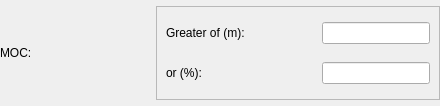
           <widget class="QFrame" name="frameDepMocT">
            <property name="sizePolicy">
             <sizepolicy hsizetype="Preferred" vsizetype="Fixed">
              <horstretch>0</horstretch>
              <verstretch>0</verstretch>
             </sizepolicy>
            </property>
            <property name="frameShape">
             <enum>QFrame::NoFrame</enum>
            </property>
            <property name="frameShadow">
             <enum>QFrame::Raised</enum>
            </property>
            <layout class="QHBoxLayout" name="horizontalLayout_DepMocT">
             <property name="spacing">
              <number>6</number>
             </property>
             <property name="leftMargin">
              <number>0</number>
             </property>
             <property name="topMargin">
              <number>6</number>
             </property>
             <property name="rightMargin">
              <number>0</number>
             </property>
             <property name="bottomMargin">
              <number>6</number>
             </property>
             <item>
              <widget class="QLabel" name="label_78">
               <property name="sizePolicy">
                <sizepolicy hsizetype="Fixed" vsizetype="Fixed">
                 <horstretch>0</horstretch>
                 <verstretch>0</verstretch>
                </sizepolicy>
               </property>
               <property name="minimumSize">
                <size>
                 <width>150</width>
                 <height>0</height>
                </size>
               </property>
               <property name="maximumSize">
                <size>
                 <width>150</width>
                 <height>16777215</height>
                </size>
               </property>
               <property name="font">
                <font>
                 <weight>50</weight>
                 <bold>false</bold>
                </font>
               </property>
               <property name="text">
                <string>MOC:</string>
               </property>
              </widget>
             </item>
             <item>
              <widget class="QFrame" name="frameMocDepT_value">
               <property name="frameShape">
                <enum>QFrame::StyledPanel</enum>
               </property>
               <property name="frameShadow">
                <enum>QFrame::Raised</enum>
               </property>
               <layout class="QVBoxLayout" name="verticalLayout">
                <item>
                 <widget class="QFrame" name="frameDepMocT1">
                  <property name="sizePolicy">
                   <sizepolicy hsizetype="Preferred" vsizetype="Fixed">
                    <horstretch>0</horstretch>
                    <verstretch>0</verstretch>
                   </sizepolicy>
                  </property>
                  <property name="frameShape">
                   <enum>QFrame::NoFrame</enum>
                  </property>
                  <property name="frameShadow">
                   <enum>QFrame::Raised</enum>
                  </property>
                  <layout class="QHBoxLayout" name="horizontalLayout_DepMocT1">
                   <property name="spacing">
                    <number>6</number>
                   </property>
                   <property name="leftMargin">
                    <number>0</number>
                   </property>
                   <property name="topMargin">
                    <number>6</number>
                   </property>
                   <property name="rightMargin">
                    <number>0</number>
                   </property>
                   <property name="bottomMargin">
                    <number>6</number>
                   </property>
                   <item>
                    <widget class="QLabel" name="label_82">
                     <property name="sizePolicy">
                      <sizepolicy hsizetype="Fixed" vsizetype="Fixed">
                       <horstretch>0</horstretch>
                       <verstretch>0</verstretch>
                      </sizepolicy>
                     </property>
                     <property name="minimumSize">
                      <size>
                       <width>150</width>
                       <height>0</height>
                      </size>
                     </property>
                     <property name="maximumSize">
                      <size>
                       <width>150</width>
                       <height>16777215</height>
                      </size>
                     </property>
                     <property name="font">
                      <font>
                       <weight>50</weight>
                       <bold>false</bold>
                      </font>
                     </property>
                     <property name="text">
                      <string>Greater of (m):</string>
                     </property>
                    </widget>
                   </item>
                   <item>
                    <widget class="QLineEdit" name="txtDepMocT1">
                     <property name="font">
                      <font>
                       <weight>50</weight>
                       <bold>false</bold>
                      </font>
                     </property>
                     <property name="text">
                      <string/>
                     </property>
                    </widget>
                   </item>
                  </layout>
                 </widget>
                </item>
                <item>
                 <widget class="QFrame" name="frameDepMocT2">
                  <property name="sizePolicy">
                   <sizepolicy hsizetype="Preferred" vsizetype="Fixed">
                    <horstretch>0</horstretch>
                    <verstretch>0</verstretch>
                   </sizepolicy>
                  </property>
                  <property name="frameShape">
                   <enum>QFrame::NoFrame</enum>
                  </property>
                  <property name="frameShadow">
                   <enum>QFrame::Raised</enum>
                  </property>
                  <layout class="QHBoxLayout" name="horizontalLayout_DepMocT2">
                   <property name="spacing">
                    <number>6</number>
                   </property>
                   <property name="leftMargin">
                    <number>0</number>
                   </property>
                   <property name="topMargin">
                    <number>6</number>
                   </property>
                   <property name="rightMargin">
                    <number>0</number>
                   </property>
                   <property name="bottomMargin">
                    <number>6</number>
                   </property>
                   <item>
                    <widget class="QLabel" name="label_83">
                     <property name="sizePolicy">
                      <sizepolicy hsizetype="Fixed" vsizetype="Fixed">
                       <horstretch>0</horstretch>
                       <verstretch>0</verstretch>
                      </sizepolicy>
                     </property>
                     <property name="minimumSize">
                      <size>
                       <width>150</width>
                       <height>0</height>
                      </size>
                     </property>
                     <property name="maximumSize">
                      <size>
                       <width>150</width>
                       <height>16777215</height>
                      </size>
                     </property>
                     <property name="font">
                      <font>
                       <weight>50</weight>
                       <bold>false</bold>
                      </font>
                     </property>
                     <property name="text">
                      <string>or (%):</string>
                     </property>
                    </widget>
                   </item>
                   <item>
                    <widget class="QLineEdit" name="txtDepMocT2">
                     <property name="font">
                      <font>
                       <weight>50</weight>
                       <bold>false</bold>
                      </font>
                     </property>
                     <property name="text">
                      <string/>
                     </property>
                    </widget>
                   </item>
                  </layout>
                 </widget>
                </item>
               </layout>
              </widget>
             </item>
            </layout>
           </widget>
